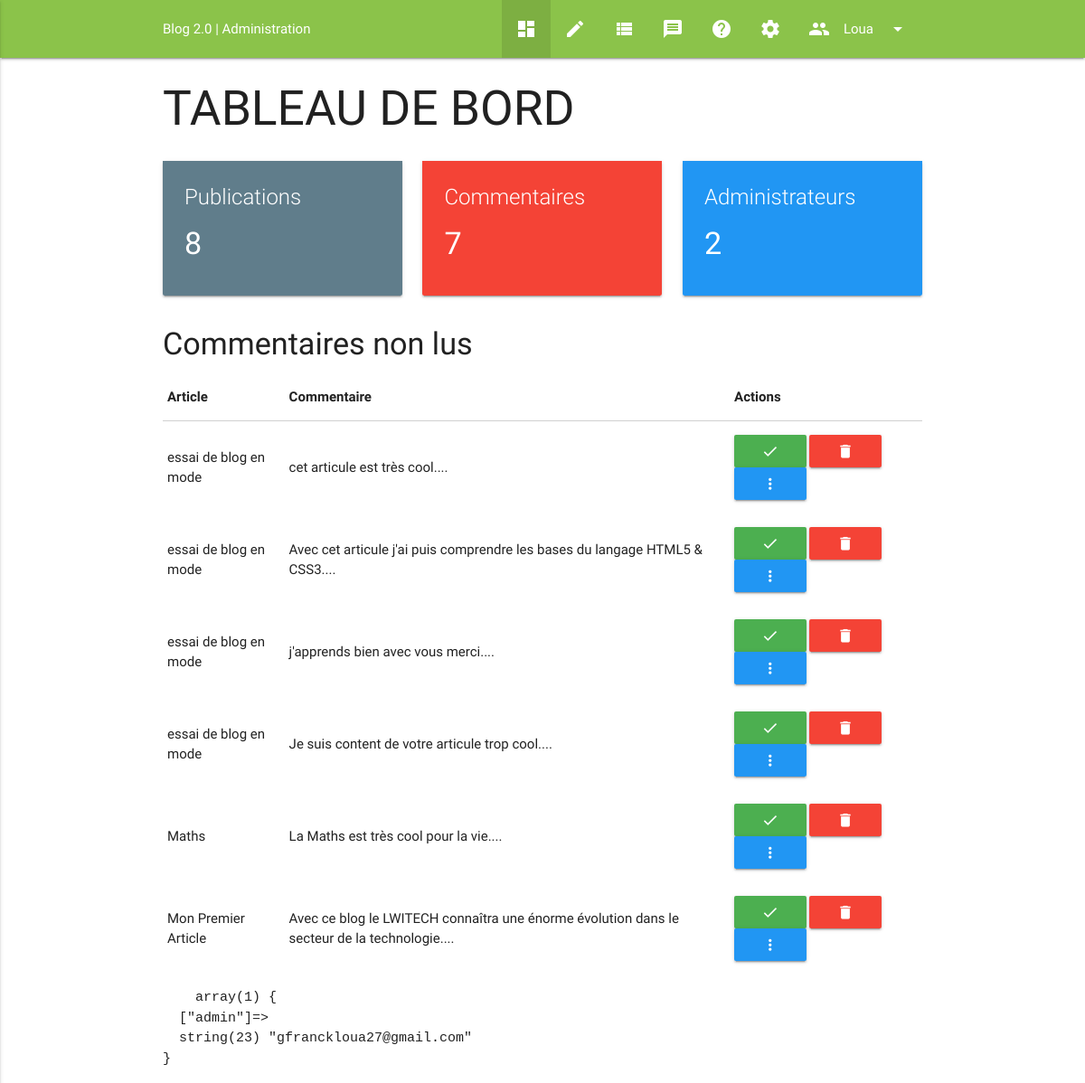
The page /admin/index.php?page=dashboard (signed in) on the database its author committed.
### tables this page shows
CREATE TABLE `commentaires` (
  `id` int(11) NOT NULL AUTO_INCREMENT,
  `name` varchar(250) NOT NULL,
  `email` varchar(250) NOT NULL,
  `comments` text NOT NULL,
  `post_id` int(11) NOT NULL,
  `datec` datetime NOT NULL,
  `vu` tinyint(1) NOT NULL DEFAULT '0',
  PRIMARY KEY (`id`)
);

CREATE TABLE `posts` (
  `id` int(11) NOT NULL AUTO_INCREMENT,
  `title` varchar(255) NOT NULL,
  `containte` text NOT NULL,
  `image` varchar(255) NOT NULL DEFAULT 'posts2.jpg',
  `date` datetime NOT NULL,
  `writer` varchar(255) NOT NULL,
  `posted` tinyint(1) NOT NULL,
  PRIMARY KEY (`id`)
);

### functions/mainfunctions.php (called while the page is built, shortened)
<?php
$dbhost = 'localhost';
$dbname='siteweb';
$dbuser='root';
$dbpasswd='';
try { $db= new PDO ('mysql:host='.$dbhost.';dbname='.$dbname,$dbuser,$dbpasswd);
}
catch(PDOexception $e)
{
	die ('Une erreur est survenue lors de la connexion à la base de donnée');
}
function admin(){
if (isset($_SESSION['admin'])) {
	global $db;
	$a =array(
				'email' => $_SESSION['admin'],
				'role'  => 'admin'
	);
	$sql = "SELECT * FROM admin WHERE email  = :email AND role = :role";
	$req = $db ->prepare($sql);
	$req->execute($a);
	$exist = $req->rowCount($sql);
	return $exist;
} else {
	return 0;
}
}
function get_admin_connect(){
      global $db;
        if (!isset($_SESSION['admin'])) {
   } else {
    $info = $_SESSION['admin'];
    $req = $db->prepare('SELECT * FROM admin WHERE email = ?');
    $req->execute(array($info));
    $user = $req->fetch();
    return $user;
  }
  }
?>

### admin/functions/dashboard.func.php (called while the page is built)
<?php
	function inTable($table){
		global $db;
		$query = $db->query("SELECT COUNT(id) FROM $table");
		return $nombre = $query->fetch();
	}
	function getColor($table,$colors){
		if (isset($colors[$table])) {
			return $colors[$table];
		} else {
			return "orange";
		}
	}
	function get_comments(){
		global $db;
		$req = $db->query("
			SELECT commentaires.id,
			commentaires.name,
			commentaires.email,
			commentaires.datec,
			commentaires.post_id,
			commentaires.comments,
			posts.title
			FROM commentaires
			JOIN posts
			ON commentaires.post_id = posts.id
			WHERE commentaires.vu ='0'
			ORDER BY commentaires.datec ASC
			");
		$results = [];
		while ($rows = $req->fetchObject()) {
			$results[] = $rows;
		}
		return $results;
	}
 ?>

### admin/pages/dashboard.php (the view, shortened to what this page needs)
<h2>TABLEAU DE BORD</h2>
<div class="row">
    <?php
        $tables = [
            "Publications"      =>  "posts",
            "Commentaires"      =>  "commentaires",
            "Administrateurs"   =>  "admin"
        ];
        $colors = [
            "posts"     =>  "blue-grey",
            "commentaires"  =>  "red",
            "admin"    =>  "blue"
        ];
    ?>
    <?php
        foreach($tables as $table_name => $table){
            ?>
                <div class="col l4 m6 s12">
                    <div class="card">
                        <div class="card-content <?= getColor($table,$colors) ?> white-text">
                            <span class="card-title"><?= $table_name ?></span>
                            <?php $nbrInTable = inTable($table); ?>
                            <h4><?= $nbrInTable[0] ?></h4>
                        </div>
                    </div>
                </div>
            <?php
        }
    ?>
</div>
<h4>Commentaires non lus</h4>
<?php
    $commentss = get_comments();
?>
<table>
    <thead>
        <tr>
            <th>Article</th>
            <th>Commentaire</th>
            <th>Actions</th>
        </tr>
    </thead>
    <tbody>
        <?php
        if(!empty($commentss)) {
            foreach ($commentss as $comment) {
                ?>
                <tr id="commentaire_<?= $comment->id ?>">
                    <td><?= $comment->title ?></td>
                    <td><?= substr($comment->comments, 0, 100); ?>...</td>
                    <td>
                        <a href="#" id="<?= $comment->id ?>"
                           class="btn btn-small waves-effect waves-light green see_comment"><i
                                class="material-icons">done</i></a>
                        <a href="#" id="<?= $comment->id ?>"
                           class="btn btn-small waves-effect waves-light red delete_comment"><i
                                class="material-icons">delete</i></a>
  					<a class="btn btn-small waves-effect waves-light blue modal-trigger" href="#modal1<?= $comment->id ?>">
  						<i class="material-icons">more_vert</i>
  					</a>
                    </td>
                </tr>
            <?php
            }
        }
        ?>
    </tbody>
</table>
<pre>
    <?php
    var_dump($_SESSION);
    ?>
</pre>

### admin/body/topbar.php (shortened to what this page needs)
<nav class="light-green ">
	<div class="container">
		<div class="nav-wrapper">
			<a href="index.php?page=dashboard" class="brond_logo">Blog 2.0 | Administration</a>
			<?php
						if ($page != 'login' && $page !='new' && $page !='password') {
							?>
			<ul class="right hide-on-med-and-down">
				<li class="<?php echo ($page=="dashboard")?"active" : "";?>">
					<a href="index.php?page=dashboard"><i class="material-icons">dashboard</i></a>
				</li>
						<?php
						$admin_connect = get_admin_connect();
						if (admin() ==1) {
							?>
				<li class="<?php echo ($page=="write")?"active" : "";?>">
					<a href="index.php?page=write"><i class="material-icons">edit</i></a>
				</li>
				<li class="<?php echo ($page=="list")?"active" : "";?>">
					<a href="index.php?page=list"><i class="material-icons">view_list</i></a>
				</li>
				<li class="<?php echo ($page=="contact")?"active" : "";?>">
					<a href="index.php?page=contact"><i class="material-icons">message</i></a>
				</li>
				<li class="<?php echo ($page=="work")?"active" : "";?>">
					<a href="index.php?page=work"><i class="material-icons">help</i></a>
				</li>
				<li class="<?php echo ($page=="settings")?"active" : "";?>">
					<a href="index.php?page=settings"><i class="material-icons">settings</i></a>
				</li>
							<?php
						}
	 					?>
	 					<li><a href="#!" class="dropdown-button" data-activates="dropdown1"><i class="material-icons left">group</i><?= $admin_connect['name'] ?> <i class="material-icons right">arrow_drop_down</i></a></li>
			</ul>
					<?php
						}
				 ?>
			</div>
	</div>
	</nav>

### rows shown on the page
commentaires: post.title "essai de blog en mode", comments "cet articule est très cool."
commentaires: post.title "essai de blog en mode", comments "Avec cet articule j'ai puis comprendre les bases du langage HTML5 & CSS3."
commentaires: post.title "essai de blog en mode", comments "j'apprends bien avec vous merci."
commentaires: post.title "essai de blog en mode", comments "Je suis content de votre articule trop cool."
commentaires: post.title "Maths", comments "La Maths est très cool pour la vie."
commentaires: post.title "Mon Premier Article", comments "Avec ce blog le LWITECH connaîtra une énorme évolution dans le secteur de la technologie."

### other values the page prints
$admin_connect['name'] "Loua"
$table_name "Publications"
$nbrInTable[0] "8"
$table_name "Commentaires"
$nbrInTable[0] "7"
$table_name "Administrateurs"
$nbrInTable[0] "2"
